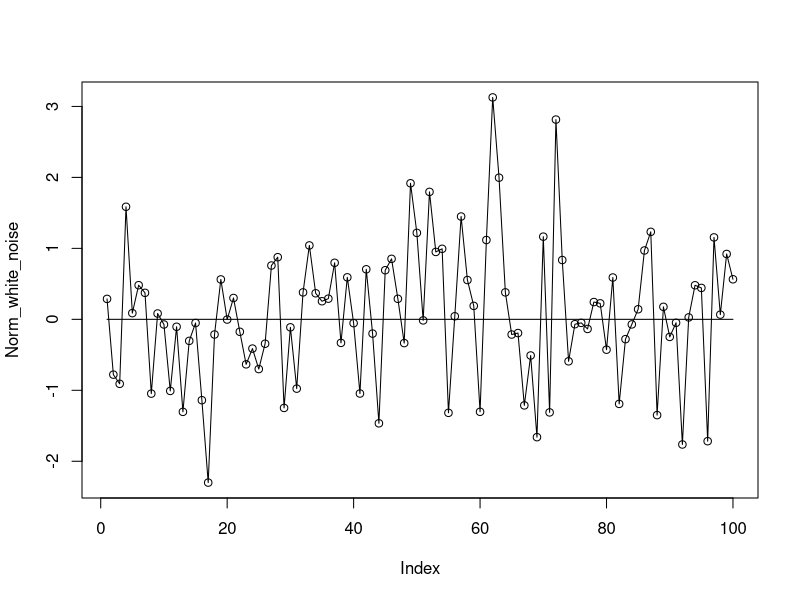
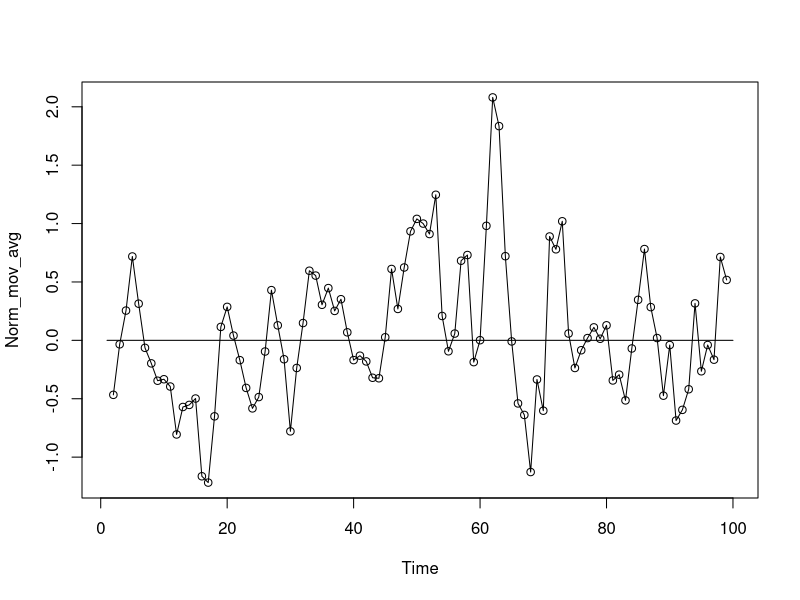
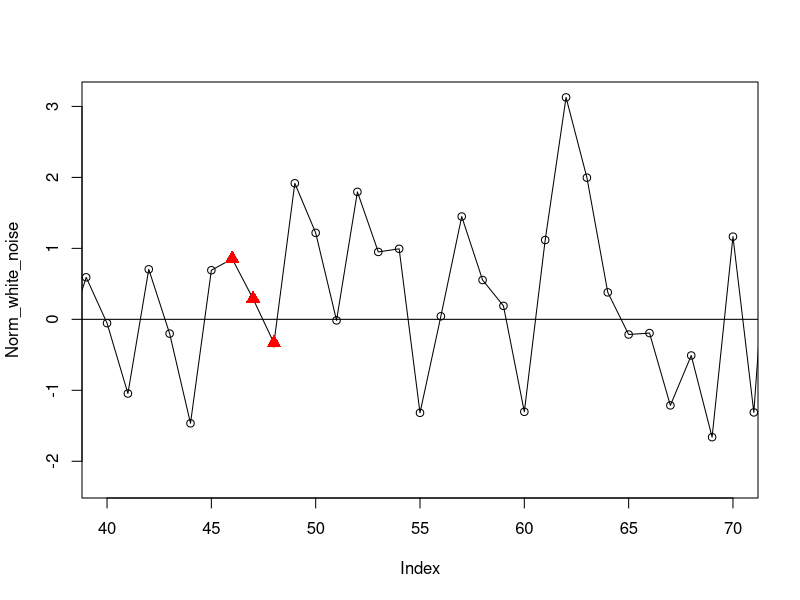
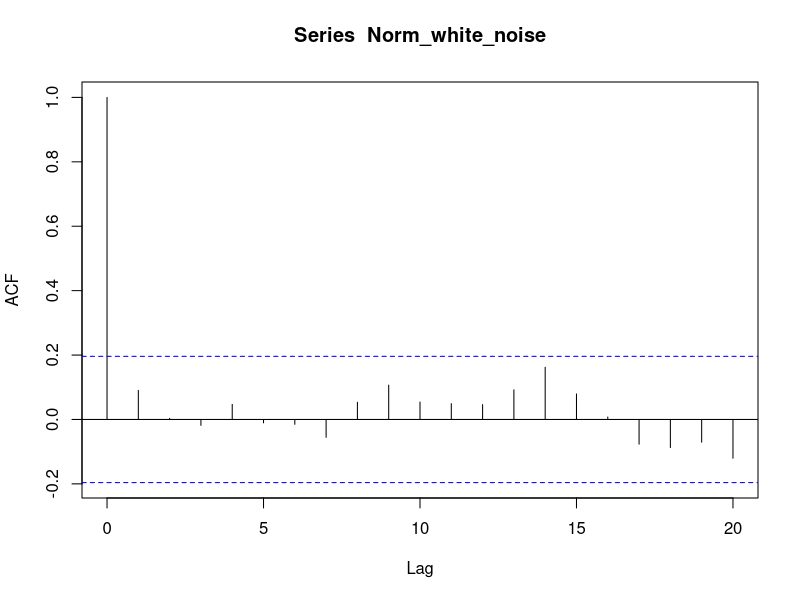

The R script that drew these images, in order:
## ---- chunk 1
# Generate time series
n  <- 100   # length of time series
m  <- 0     # series mean
sd <- 1     # series standard deviation

# Code below from Bookdown/Napier 
# Gaussian
Norm_white_noise <- rnorm(n)
mean_line <- rep(m,n)
# Exponential 
Exp_white_noise <- rexp(n)
# Random walk
Norm_ran_walk <- rep(0,n) # Gaussian
Exp_ran_walk <- rep(0,n)

for (i in 2:n) {
  Norm_ran_walk[i] <- Norm_ran_walk[(i-1)] + rnorm(1)
  Exp_ran_walk[i] <- Exp_ran_walk[(i-1)] + rexp(1)
}

# moving average
Norm_mov_avg <- filter(Norm_white_noise,sides=2,rep(1/3,3))  #TAS+Apps: 13

plot(Norm_white_noise, type="o")
lines(mean_line)

plot(Norm_mov_avg, type="o")
lines(mean_line)
## ---- chunk 2
##################################################################
# Select your sub-period
start_sub <- 40
end_sub <- 70

# Enter the years that exhibit potential lag1 behavior
lag1_years = c(46,47,48)
##################################################################

# Plot a subperiod of the times series
plot(Norm_white_noise, type="o",xlim=c(start_sub,end_sub))
lines(mean_line)

# Highlight lag1 years
points(lag1_years[1],Norm_white_noise[lag1_years[1]],pch=17, col="red",cex=1.5)
points(lag1_years[2],Norm_white_noise[lag1_years[2]],pch=17, col="red",cex=1.5)
points(lag1_years[3],Norm_white_noise[lag1_years[3]],pch=17, col="red",cex=1.5)
## ---- chunk 3

## ---- chunk 4
acf(Norm_white_noise,lag.max=20,plot = TRUE)
